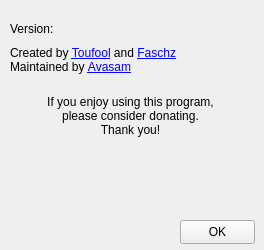
<?xml version="1.0" encoding="UTF-8"?>
<ui version="4.0">
 <class>AboutAutoSplitWidget</class>
 <widget class="QWidget" name="AboutAutoSplitWidget">
  <property name="geometry">
   <rect>
    <x>0</x>
    <y>0</y>
    <width>264</width>
    <height>250</height>
   </rect>
  </property>
  <property name="minimumSize">
   <size>
    <width>264</width>
    <height>250</height>
   </size>
  </property>
  <property name="maximumSize">
   <size>
    <width>264</width>
    <height>250</height>
   </size>
  </property>
  <property name="font">
   <font>
    <pointsize>9</pointsize>
   </font>
  </property>
  <property name="windowTitle">
   <string>About AutoSplit</string>
  </property>
  <property name="windowIcon">
   <iconset resource="resources.qrc">
    <normaloff>:/resources/icon.ico</normaloff>:/resources/icon.ico</iconset>
  </property>
  <widget class="QPushButton" name="ok_button">
   <property name="geometry">
    <rect>
     <x>180</x>
     <y>220</y>
     <width>75</width>
     <height>24</height>
    </rect>
   </property>
   <property name="text">
    <string>OK</string>
   </property>
  </widget>
  <widget class="QLabel" name="created_by_label">
   <property name="geometry">
    <rect>
     <x>10</x>
     <y>44</y>
     <width>241</width>
     <height>32</height>
    </rect>
   </property>
   <property name="text">
    <string>&lt;html&gt;&lt;head/&gt;&lt;body&gt;&lt;p&gt;Created by &lt;a href=&quot;https://twitter.com/toufool&quot;&gt;&lt;span style=&quot; text-decoration: underline; color:#0000ff;&quot;&gt;Toufool&lt;/span&gt;&lt;/a&gt; and &lt;a href=&quot;https://twitter.com/faschz&quot;&gt;&lt;span style=&quot; text-decoration: underline; color:#0000ff;&quot;&gt;Faschz&lt;/span&gt;&lt;/a&gt;&lt;br/&gt;Maintained by &lt;a href=&quot;https://twitter.com/Avasam06&quot;&gt;&lt;span style=&quot; text-decoration: underline; color:#0000ff;&quot;&gt;Avasam&lt;/span&gt;&lt;/a&gt;&lt;/p&gt;&lt;/body&gt;&lt;/html&gt;</string>
   </property>
  </widget>
  <widget class="QLabel" name="version_label">
   <property name="geometry">
    <rect>
     <x>10</x>
     <y>21</y>
     <width>241</width>
     <height>16</height>
    </rect>
   </property>
   <property name="text">
    <string>Version: </string>
   </property>
  </widget>
  <widget class="QLabel" name="donate_text_label">
   <property name="geometry">
    <rect>
     <x>10</x>
     <y>90</y>
     <width>241</width>
     <height>51</height>
    </rect>
   </property>
   <property name="text">
    <string>If you enjoy using this program,
please consider donating.
Thank you!</string>
   </property>
   <property name="alignment">
    <set>Qt::AlignCenter</set>
   </property>
  </widget>
  <widget class="QLabel" name="donate_button_label">
   <property name="geometry">
    <rect>
     <x>60</x>
     <y>150</y>
     <width>147</width>
     <height>47</height>
    </rect>
   </property>
   <property name="text">
    <string>&lt;html&gt;&lt;head/&gt;&lt;body&gt;&lt;p&gt;&lt;a href=&quot;https://www.paypal.com/cgi-bin/webscr?cmd=_donations&amp;amp;business=BYRHQG69YRHBA&amp;amp;item_name=AutoSplit+development&amp;amp;currency_code=USD&amp;amp;source=url&quot;&gt;&lt;img src=&quot;:/resources/btn_donateCC_LG.png&quot;/&gt;&lt;/a&gt;&lt;/p&gt;&lt;/body&gt;&lt;/html&gt;</string>
   </property>
   <property name="alignment">
    <set>Qt::AlignCenter</set>
   </property>
  </widget>
  <widget class="QLabel" name="icon_label">
   <property name="geometry">
    <rect>
     <x>190</x>
     <y>17</y>
     <width>64</width>
     <height>64</height>
    </rect>
   </property>
   <property name="text">
    <string/>
   </property>
   <property name="pixmap">
    <pixmap resource="resources.qrc">:/resources/icon.ico</pixmap>
   </property>
   <property name="scaledContents">
    <bool>true</bool>
   </property>
  </widget>
  <zorder>ok_button</zorder>
  <zorder>donate_text_label</zorder>
  <zorder>donate_button_label</zorder>
  <zorder>icon_label</zorder>
  <zorder>version_label</zorder>
  <zorder>created_by_label</zorder>
 </widget>
 <resources>
  <include location="resources.qrc"/>
 </resources>
 <connections>
  <connection>
   <sender>ok_button</sender>
   <signal>clicked()</signal>
   <receiver>AboutAutoSplitWidget</receiver>
   <slot>close()</slot>
   <hints>
    <hint type="sourcelabel">
     <x>225</x>
     <y>210</y>
    </hint>
    <hint type="destinationlabel">
     <x>153</x>
     <y>114</y>
    </hint>
   </hints>
  </connection>
 </connections>
</ui>
